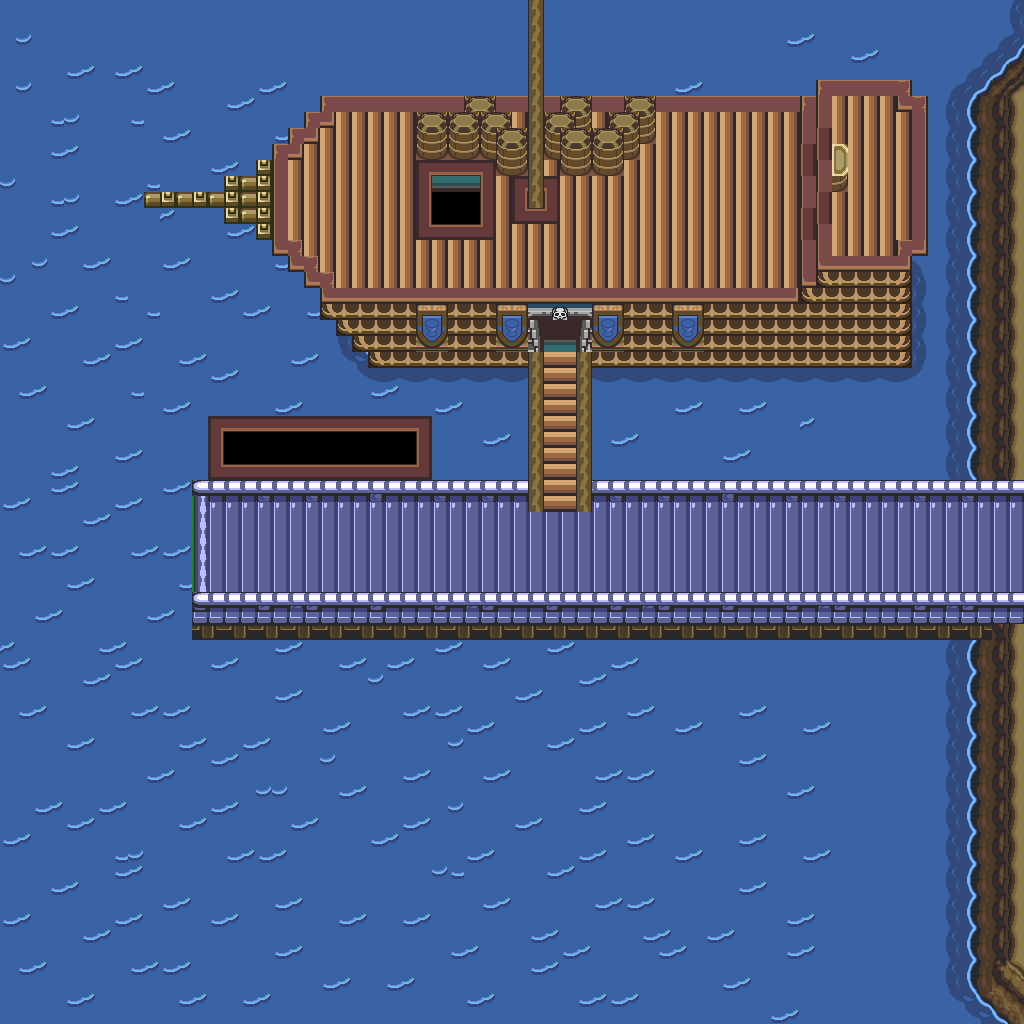

This is a level from a 2D game, rendered from its Tiled map with the project's own tilesets. A one-line summary and the map file follow, with tile-layer data summarised:
An orthogonal 64x64 tile map with 16x16 px tiles, 1 tile layer (base), 2 hidden layers not drawn and 8 objects.

<map version="1.10" tiledversion="1.12.1" orientation="orthogonal" renderorder="right-down" width="64" height="64" tilewidth="16" tileheight="16" infinite="0" nextlayerid="4" nextobjectid="9">
 <tileset firstgid="1" source="../classiciphone_pics4.tsx" />
 <layer id="1" name="base" width="64" height="64">
  <data>[4096 cells, 4096 non-empty, 95 distinct tile ids]</data>
 </layer>
 <layer id="2" name="collision" width="64" height="64" visible="0">
  <properties><property name="collision" value="true" /></properties>
  <data>[4096 cells, 744 non-empty, 1 distinct tile ids]</data>
 </layer>
 <layer id="3" name="water" width="64" height="64" visible="0">
  <properties><property name="terrain" value="water" /></properties>
  <data>[4096 cells, 2660 non-empty, 1 distinct tile ids]</data>
 </layer>
 <objectgroup id="4" name="npcs">
  <object id="1" x="512.0" y="0.0" width="16" height="16">
   <properties>
    <property name="gani" value="hackbarrel.png" />
    <property name="script" type="string">-- Auto-converted from GraalScript
</property>
   </properties>
  </object>
  <object id="2" x="832.0" y="128.0" width="16" height="16">
   <properties>
    <property name="script" type="string">-- Auto-converted from GraalScript
-- [CLIENT-SIDE — server no-op]
-- 
-- if (created) {
-- // Initialize the attributes
-- showcharacter;
-- setcharprop #3,head251.png;
-- setcharprop #C0,blue;
-- setcharprop #C1,black;
-- setcharprop #C2,black;
-- setcharprop #C3,blue;
-- setcharprop #C4,black;
-- setcharprop #n,PIRATE CAPTAIN CHIMP;
-- ap=0;
-- dir = 1;
-- x+=.5;
-- sprite=33;
-- }
-- 
-- if(playertouchsme) say 0;</property>
   </properties>
  </object>
  <object id="3" x="752.0" y="96.0" width="16" height="16">
   <properties>
    <property name="script" type="string">-- Auto-converted from GraalScript
-- [CLIENT-SIDE — server no-op]
-- if (created) {
-- // Initialize the attributes
-- showcharacter;
-- setcharprop #3,head224.png;
-- setcharprop #C0,black;
-- setcharprop #C1,black;
-- setcharprop #C2,orange;
-- setcharprop #C3,black;
-- setcharprop #C4,black;
-- setcharprop #2,no-shield.png;
-- setcharprop #n,Pirate Greg;
-- dir = 1;
-- ap=0;
-- }
-- setcharani idle,;</property>
   </properties>
  </object>
  <object id="4" x="224.0" y="160.0" width="16" height="16">
   <properties>
    <property name="script" type="string">-- Auto-converted from GraalScript
-- [CLIENT-SIDE — server no-op]
-- if (created) {
-- // Initialize the attributes
-- showcharacter;
-- setcharprop #3,head144.png;
-- setcharprop #C0,orange;
-- setcharprop #C1,black;
-- setcharprop #C2,black;
-- setcharprop #C3,black;
-- setcharprop #C4,black;
-- setcharprop #2,no-shield.png;
-- setcharprop #n,Pirate Brian ;
-- dir = 1; ap=0; sprite=25;
-- }
-- 
-- if(playerenters){
-- message I'm king of the world!!!!!!!!;
-- }</property>
   </properties>
  </object>
  <object id="5" x="528.0" y="48.0" width="16" height="16">
   <properties>
    <property name="script" type="string">-- Auto-converted from GraalScript
-- [CLIENT-SIDE — server no-op]
-- if (created) {
-- // Initialize the attributes
-- showcharacter;
-- setcharprop #3,head100.mng;
-- setcharprop #C0,gray;
-- setcharprop #C1,black;
-- setcharprop #C2,orange;
-- setcharprop #C3,darkblue;
-- setcharprop #C4,darkblue;
-- setcharprop #n,Pirate honds;
-- shieldpower = 1;
-- dir = 2;
-- ap=0;
-- sprite=33;
-- }
-- 
-- if(playerenters) message YAR!;</property>
   </properties>
  </object>
  <object id="6" x="848.0" y="160.0" width="16" height="16">
   <properties>
    <property name="gani" value="tntpack.png" />
    <property name="script" type="string">-- Auto-converted from GraalScript
</property>
   </properties>
  </object>
  <object id="7" x="752.0" y="240.0" width="16" height="16">
   <properties>
    <property name="script" type="string">-- Auto-converted from GraalScript
-- // Graal v1.3 NPC by Stefan Knorr
-- if (created){
-- // Initialize the attributes
-- showcharacter;
-- setcharprop #3,head901.png;
-- setcharprop #C0,black;
-- setcharprop #C1,black;
-- setcharprop #C2,gray;
-- setcharprop #C3,gray;
-- setcharprop #C4,red;
-- setcharprop #2,no-shield.png;
-- setcharprop #n,Pirate Scalper;
-- dir = 1;
-- ap=0;
end
-- setcharani idle,;</property>
   </properties>
  </object>
  <object id="8" x="192.0" y="624.0" width="16" height="16">
   <properties>
    <property name="gani" value="graalports_ship2.png" />
    <property name="script" type="string">-- Auto-converted from GraalScript
</property>
   </properties>
  </object>
 </objectgroup>
</map>
